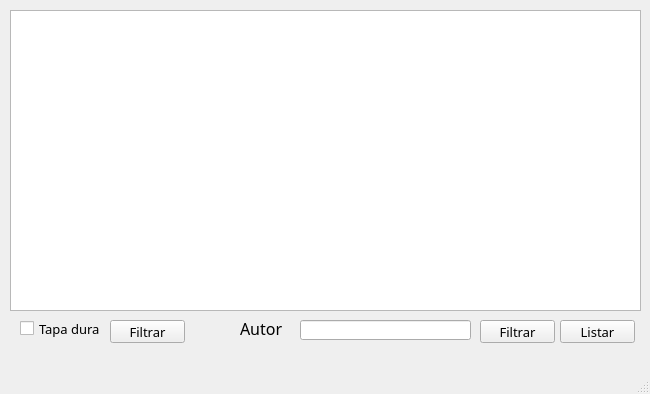
<?xml version="1.0" encoding="UTF-8"?>
<ui version="4.0">
 <class>MainWindow</class>
 <widget class="QMainWindow" name="MainWindow">
  <property name="geometry">
   <rect>
    <x>0</x>
    <y>0</y>
    <width>650</width>
    <height>394</height>
   </rect>
  </property>
  <property name="windowTitle">
   <string>Listar libros</string>
  </property>
  <widget class="QWidget" name="centralwidget">
   <widget class="QTableView" name="tableView">
    <property name="geometry">
     <rect>
      <x>10</x>
      <y>10</y>
      <width>631</width>
      <height>301</height>
     </rect>
    </property>
   </widget>
   <widget class="QPushButton" name="btnListar">
    <property name="geometry">
     <rect>
      <x>560</x>
      <y>320</y>
      <width>75</width>
      <height>23</height>
     </rect>
    </property>
    <property name="font">
     <font>
      <family>Arial Rounded MT Bold</family>
      <pointsize>10</pointsize>
     </font>
    </property>
    <property name="text">
     <string>Listar</string>
    </property>
   </widget>
   <widget class="QLabel" name="label">
    <property name="geometry">
     <rect>
      <x>240</x>
      <y>320</y>
      <width>51</width>
      <height>16</height>
     </rect>
    </property>
    <property name="font">
     <font>
      <family>Arial Rounded MT Bold</family>
      <pointsize>12</pointsize>
     </font>
    </property>
    <property name="text">
     <string>Autor</string>
    </property>
   </widget>
   <widget class="QPushButton" name="btnFiltrarAutor">
    <property name="geometry">
     <rect>
      <x>480</x>
      <y>320</y>
      <width>75</width>
      <height>23</height>
     </rect>
    </property>
    <property name="font">
     <font>
      <family>Arial Rounded MT Bold</family>
      <pointsize>10</pointsize>
     </font>
    </property>
    <property name="text">
     <string>Filtrar</string>
    </property>
   </widget>
   <widget class="QCheckBox" name="chxTapaDura">
    <property name="geometry">
     <rect>
      <x>20</x>
      <y>320</y>
      <width>91</width>
      <height>17</height>
     </rect>
    </property>
    <property name="font">
     <font>
      <family>Arial Rounded MT Bold</family>
      <pointsize>10</pointsize>
     </font>
    </property>
    <property name="text">
     <string>Tapa dura</string>
    </property>
   </widget>
   <widget class="QLineEdit" name="txtAutor">
    <property name="geometry">
     <rect>
      <x>300</x>
      <y>320</y>
      <width>171</width>
      <height>20</height>
     </rect>
    </property>
    <property name="font">
     <font>
      <family>Arial Rounded MT Bold</family>
      <pointsize>10</pointsize>
     </font>
    </property>
   </widget>
   <widget class="QPushButton" name="btnFiltrarTapa">
    <property name="geometry">
     <rect>
      <x>110</x>
      <y>320</y>
      <width>75</width>
      <height>23</height>
     </rect>
    </property>
    <property name="font">
     <font>
      <family>Arial Rounded MT Bold</family>
      <pointsize>10</pointsize>
     </font>
    </property>
    <property name="text">
     <string>Filtrar</string>
    </property>
   </widget>
  </widget>
  <widget class="QMenuBar" name="menubar">
   <property name="geometry">
    <rect>
     <x>0</x>
     <y>0</y>
     <width>650</width>
     <height>21</height>
    </rect>
   </property>
  </widget>
  <widget class="QStatusBar" name="statusbar"/>
 </widget>
 <resources/>
 <connections/>
</ui>
